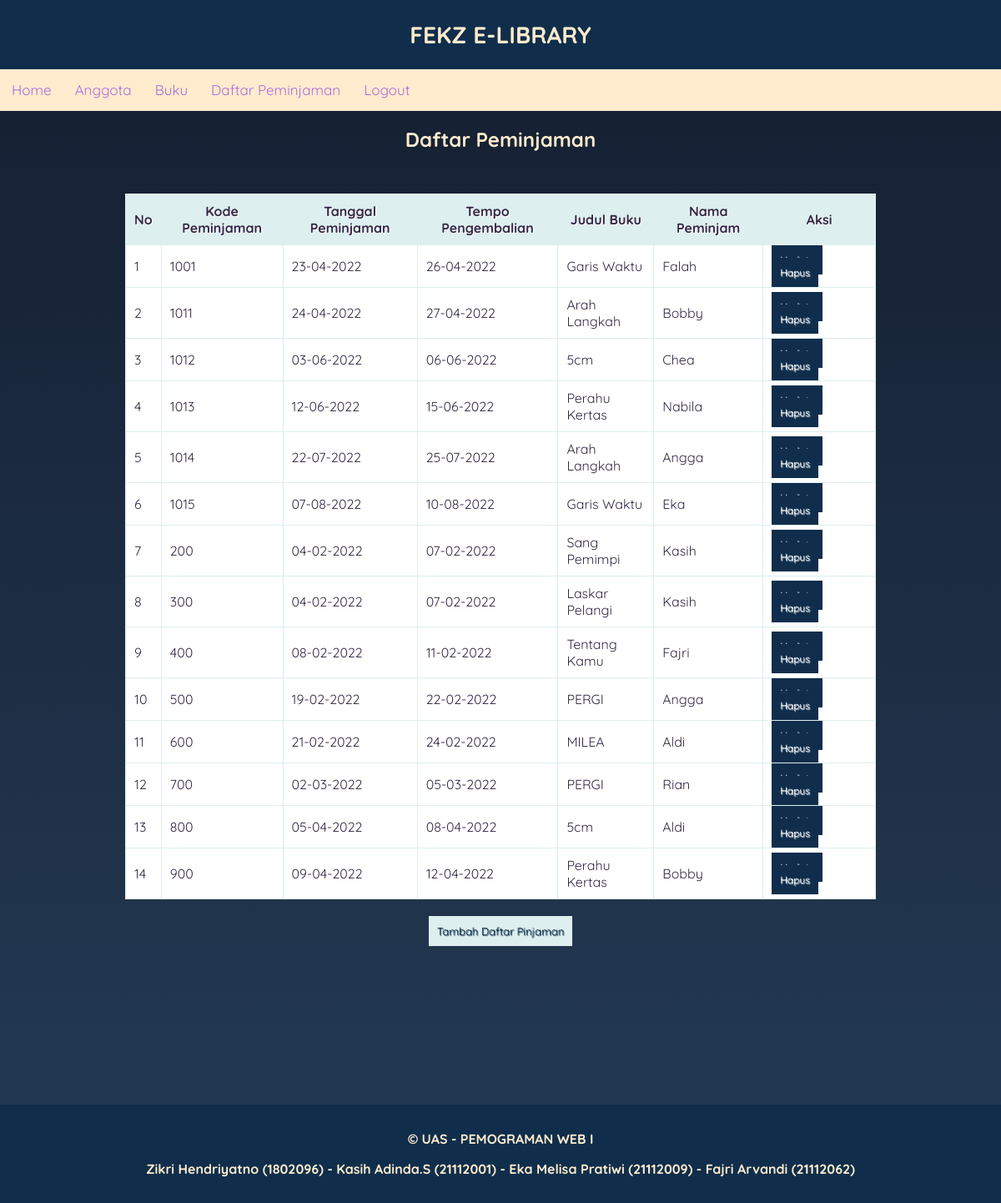
Screenshot of /Home.php?page=peminjaman with the database file from the repository.
### tables this page shows
CREATE TABLE `tabel_peminjaman` (
  `kode_peminjaman` varchar(11) NOT NULL,
  `tanggal_pinjam` date NOT NULL,
  `tanggal_kembali` date NOT NULL,
  `kode_buku` varchar(15) NOT NULL,
  `nim` varchar(11) NOT NULL
);

CREATE TABLE `buku` (
  `kode_buku` varchar(15) NOT NULL,
  `judul` varchar(50) NOT NULL,
  `penulis` varchar(50) NOT NULL,
  `penerbit` varchar(50) NOT NULL,
  `tahun_penerbit` year(4) NOT NULL,
  `gambar` varchar(55) NOT NULL
);

CREATE TABLE `anggota` (
  `nim` varchar(11) NOT NULL,
  `nama_anggota` varchar(30) NOT NULL,
  `jk_anggota` char(1) NOT NULL,
  `kode_prodi` char(10) NOT NULL,
  `no_hp_anggota` char(13) NOT NULL,
  `alamat_anggota` varchar(50) NOT NULL
);

### Home.php (called while the page is built, shortened)
<?php
require_once('Header.php');
require_once('Navigation.php');
$page = 'Dashboard.php';
if (isset($_GET['page'])) {
  switch ($_GET['page']) {
    case 'peminjaman':
      $page = 'peminjaman.php';
      break;
  }
}
require_once $page;
require_once('Footer.php');

### Peminjaman.php (the view)
<!DOCTYPE html>
<body>
    <h2>
        <center>Daftar Peminjaman</center>
    </h2>
    <?php
    require('koneksi.php');
    $query = "SELECT tabel_peminjaman.kode_peminjaman, tabel_peminjaman.tanggal_pinjam, tabel_peminjaman.tanggal_kembali , buku.judul, anggota.nama_anggota
              FROM tabel_peminjaman, anggota, buku
              WHERE tabel_peminjaman.nim=anggota.nim
              AND tabel_peminjaman.kode_buku=buku.kode_buku";
    $result = mysqli_query($koneksi, $query);
    ?>
    <br>
    <table border="1" width=45%>
        <thead>
            <th>No</th>
            <th>Kode Peminjaman</th>
            <th>Tanggal Peminjaman</th>
            <th>Tempo Pengembalian</th>
            <th>Judul Buku</th>
            <th>Nama Peminjam</th>
            <th>Aksi</th>
        </thead>
        <tbody>
            <?php foreach ($result as $key => $value) { ?>
                <tr>
                    <td><?= $key + 1 ?></td>
                    <td><?= $value['kode_peminjaman'] ?></td>
                    <td><?= date('d-m-Y', strtotime($value['tanggal_pinjam'])) ?></td>
                    <td><?= date('d-m-Y', strtotime($value['tanggal_kembali'])) ?></td>
                    <td><?= $value['judul'] ?></td>
                    <td><?= $value['nama_anggota'] ?></td>
                    <td width="15%"><a class="aksi" href="update_peminjaman.php?kode_peminjaman=<?= $value['kode_peminjaman'] ?>">Update</a>
                        <a class="aksi" onclick="return confirm('Apakah Anda Yakin Ingin Menghapus Data Ini?');" href="Delete_peminjaman.php?kode_peminjaman=<?= $value['kode_peminjaman'] ?>">Hapus</a>
                    </td>
                </tr>
            <?php } ?>
        </tbody>
    </table>
    <br>
    <center>
        <a class="tambah" href="Home.php?page=form_peminjaman">Tambah Daftar Pinjaman</a>
    </center>
</body>
</html>

### css/style.css (style rules this page uses)
* { box-sizing: border-box; }
body { font-family: "Quicksand", sans-serif; margin: 0; padding: 0; background: linear-gradient(#141e30, #243b55); }
h2 { color: blanchedalmond; }
table { border: solid 1px #DDEEEE; border-collapse: collapse; border-spacing: 0; width: 75%; margin: 10px auto 10px auto; color: rgb(53, 41, 71); background-color: #fff; }
table thead th { background-color: #DDEFEF; border: solid 1px #DDEEEE; color:rgb(53, 41, 71); padding: 10px; text-align: center; text-shadow: 1px 1px 1px #fff; text-decoration: none; }
table tbody td { border: solid 1px #DDEEEE; color: rgb(53, 41, 71); padding: 10px; text-shadow: 1px 1px 1px #fff; }
.aksi { background-color:rgb(16, 46, 76); color: #fff; padding: 10px; text-decoration: none; font-size: 12px; }
.tambah { padding: 10px; background-color: #DDEFEF; color: rgb(16, 46, 76); text-shadow: 1px 1px 1px rgb(16, 46, 76); text-decoration: none; font-size: 13px; }

### rows the page displays
tabel_peminjaman: kode_peminjaman "1001", tanggal_pinjam "23-04-2022", tanggal_kembali "26-04-2022", kode_buku.judul "Garis Waktu", anggota.nama_anggota "Falah"
tabel_peminjaman: kode_peminjaman "1011", tanggal_pinjam "24-04-2022", tanggal_kembali "27-04-2022", kode_buku.judul "Arah Langkah", anggota.nama_anggota "Bobby"
tabel_peminjaman: kode_peminjaman "1012", tanggal_pinjam "03-06-2022", tanggal_kembali "06-06-2022", kode_buku.judul "5cm", anggota.nama_anggota "Chea"
tabel_peminjaman: kode_peminjaman "1013", tanggal_pinjam "12-06-2022", tanggal_kembali "15-06-2022", kode_buku.judul "Perahu Kertas", anggota.nama_anggota "Nabila"
tabel_peminjaman: kode_peminjaman "1014", tanggal_pinjam "22-07-2022", tanggal_kembali "25-07-2022", kode_buku.judul "Arah Langkah", anggota.nama_anggota "Angga"
tabel_peminjaman: kode_peminjaman "1015", tanggal_pinjam "07-08-2022", tanggal_kembali "10-08-2022", kode_buku.judul "Garis Waktu", anggota.nama_anggota "Eka"
tabel_peminjaman: kode_peminjaman "200", tanggal_pinjam "04-02-2022", tanggal_kembali "07-02-2022", kode_buku.judul "Sang Pemimpi", anggota.nama_anggota "Kasih"
tabel_peminjaman: kode_peminjaman "300", tanggal_pinjam "04-02-2022", tanggal_kembali "07-02-2022", kode_buku.judul "Laskar Pelangi", anggota.nama_anggota "Kasih"
tabel_peminjaman: kode_peminjaman "400", tanggal_pinjam "08-02-2022", tanggal_kembali "11-02-2022", kode_buku.judul "Tentang Kamu", anggota.nama_anggota "Fajri"
tabel_peminjaman: kode_peminjaman "500", tanggal_pinjam "19-02-2022", tanggal_kembali "22-02-2022", kode_buku.judul "PERGI", anggota.nama_anggota "Angga"
tabel_peminjaman: kode_peminjaman "600", tanggal_pinjam "21-02-2022", tanggal_kembali "24-02-2022", kode_buku.judul "MILEA", anggota.nama_anggota "Aldi"
tabel_peminjaman: kode_peminjaman "700", tanggal_pinjam "02-03-2022", tanggal_kembali "05-03-2022", kode_buku.judul "PERGI", anggota.nama_anggota "Rian"
tabel_peminjaman: kode_peminjaman "800", tanggal_pinjam "05-04-2022", tanggal_kembali "08-04-2022", kode_buku.judul "5cm", anggota.nama_anggota "Aldi"
tabel_peminjaman: kode_peminjaman "900", tanggal_pinjam "09-04-2022", tanggal_kembali "12-04-2022", kode_buku.judul "Perahu Kertas", anggota.nama_anggota "Bobby"
